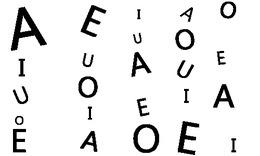
%> input picture test.png, 260 x 156 px, shrunk from 500 x 300 before the run
$ octave old_version.m   (GNU Octave 9; MATLAB toolbox functions it lacks are replaced by stand-ins)
%> lines starting %> are read from the running program, lines starting %| are printed output that depends on the picture; in (x1, y1, x2, y2) boxes, pixels count from 0 and x2, y2 are one past the last pixel; in counts of white or black regions, pixels touching at a corner belong together; the program's own positions count from 1

% Reconocimiento de Patrones
% Realizar un clasificador que separe los caracteres A-E-I-O-U.
% Imagen de entrenamiento   train.jpg
% Imagen de prueba:         test.jpg
%
%
%%%%%%%%%%%%%%%%%%%%%%%%%%
%                        %
% PARTE 1: ENTRENAMIENTO %
%                        %
%%%%%%%%%%%%%%%%%%%%%%%%%%
warning off
close all
clear all

disp('Parte 1: Entrenamiento (presione enter)');
pause

% Lectura de la imagen de entrenamiento
I = imread('test.png');
%> I is the input picture: size 156x260x3 uint8; min 0, max 255, mean 233.8
figure(1)
imshow(I,[]);
[N,M] = size(I);
%> N = 156; M = 780

% Segmentacion de la imagen
J =not(I(:,:,1)>192);
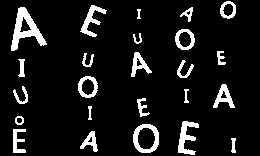
%> J: size 156x260 logical; 9.5% white; 24 white regions
J = bwareaopen(J,5,4); % remueve regiones muy pequenhas
[L,n] = bwlabel(J,4);
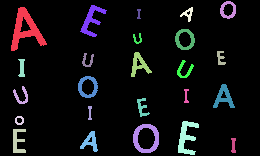
%> L: size 156x260 double; 25 distinct labels, from 0 to 24; one colour per label, 0 black
%> n = 24
figure(2)
imshow(L,[]);

% Extraccion de Caracteristicas
stats = regionprops(L,'all');
%> stats = 24 regions; largest, box (x1, y1, x2, y2), Area, Centroid, MajorAxisLength, MinorAxisLength and Eccentricity: (11, 7, 47, 51) 626 [26.3 30] 43.32 35.38 0.577, (133, 124, 159, 153) 344 [146.7 139] 35.52 32.96 0.373, (178, 121, 199, 155) 337 [187.1 138.2] 41.46 19.58 0.881
TY = zeros(n,1);
characteristics = zeros(n, 2);
for i = 1:n
    disp(sprintf('%3d) EjeMayor=%6.2f EjeMenor = %6.2fd Area =%5d',i,stats(i).MajorAxisLength,stats(i).MinorAxisLength,stats(i).Area));
    figure(3)
    imshow(L==i)

    characteristics(i, 1) = stats(i).MinorAxisLength / stats(i).MajorAxisLength;
    characteristics(i, 2) = stats(i).Eccentricity;

%> (the run ends here)

$ run again, with cartel_3.png copied over test.png
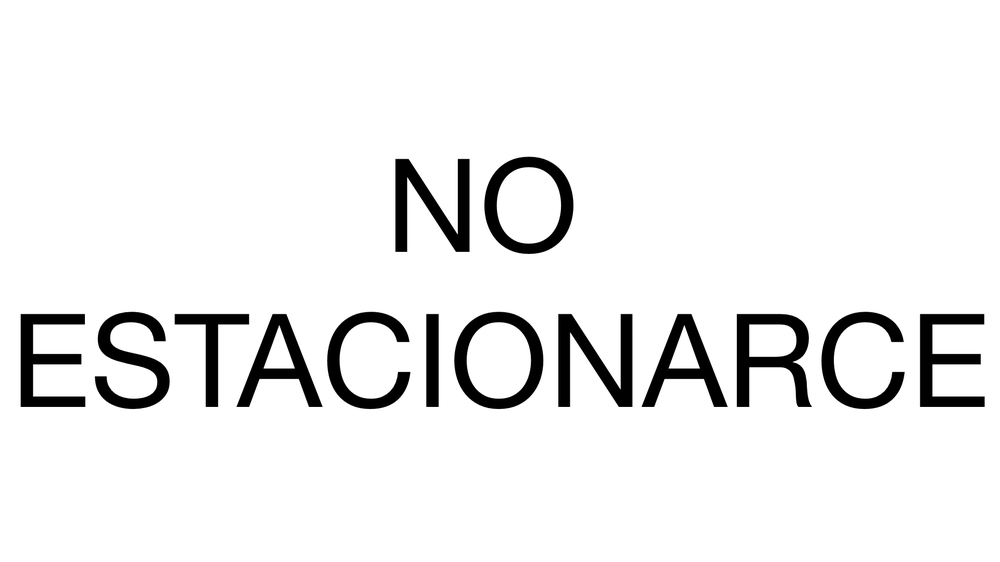
%> input picture cartel_3.png, 1000 x 562 px, shrunk from 1920 x 1080 before the run
%> I is the input picture: size 562x1000x3 uint8; min 0, max 255, mean 238.2
%> J: size 562x1000 logical; 6.9% white; 14 white regions
%> `[L,n] = bwlabel(J,4);`:
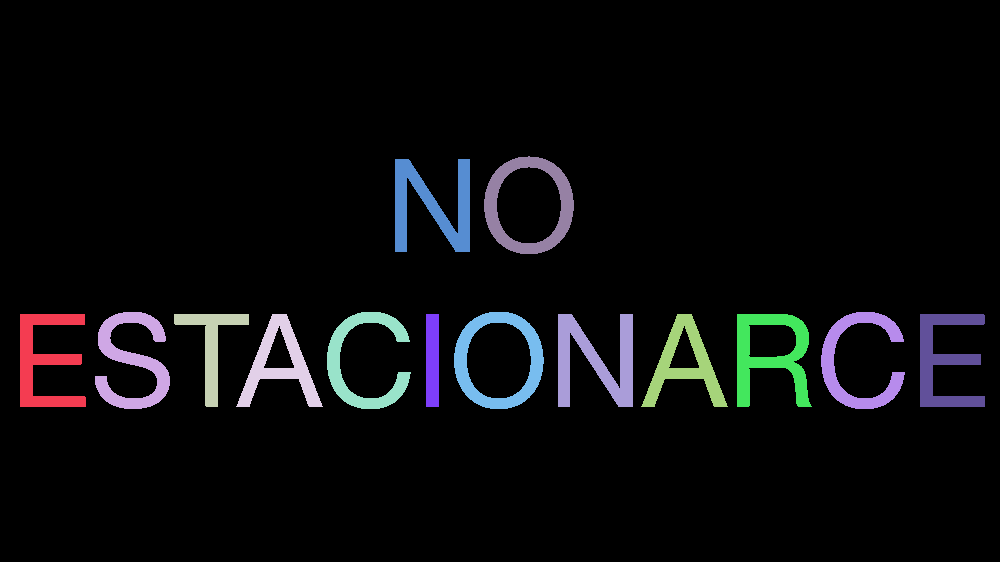
%> L: size 562x1000 double; 15 distinct labels, from 0 to 14; one colour per label, 0 black
%> n = 14
%> stats = 14 regions; largest, box (x1, y1, x2, y2), Area, Centroid, MajorAxisLength, MinorAxisLength and Eccentricity: (558, 314, 633, 407) 3368 [596.5 360.9] 113.9 97.61 0.515, (395, 159, 470, 252) 3293 [433 206.1] 114.6 97.27 0.528, (737, 314, 812, 407) 3260 [771.3 356] 107.7 99.36 0.385
